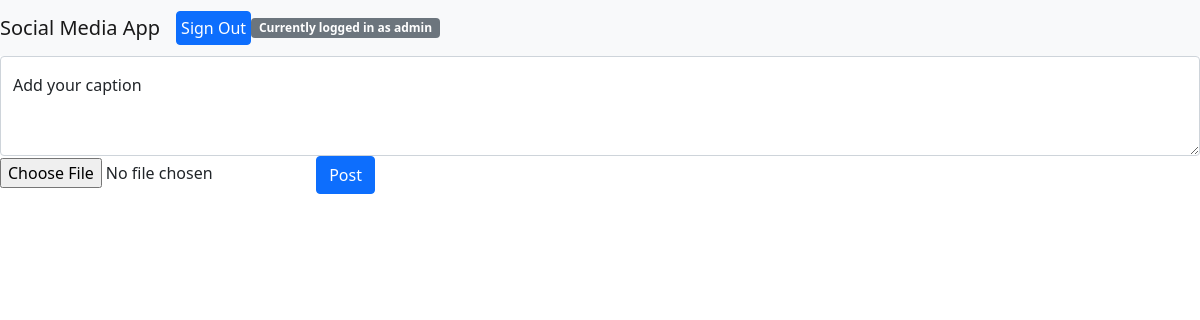
Before: / (signed in) with the older database file.
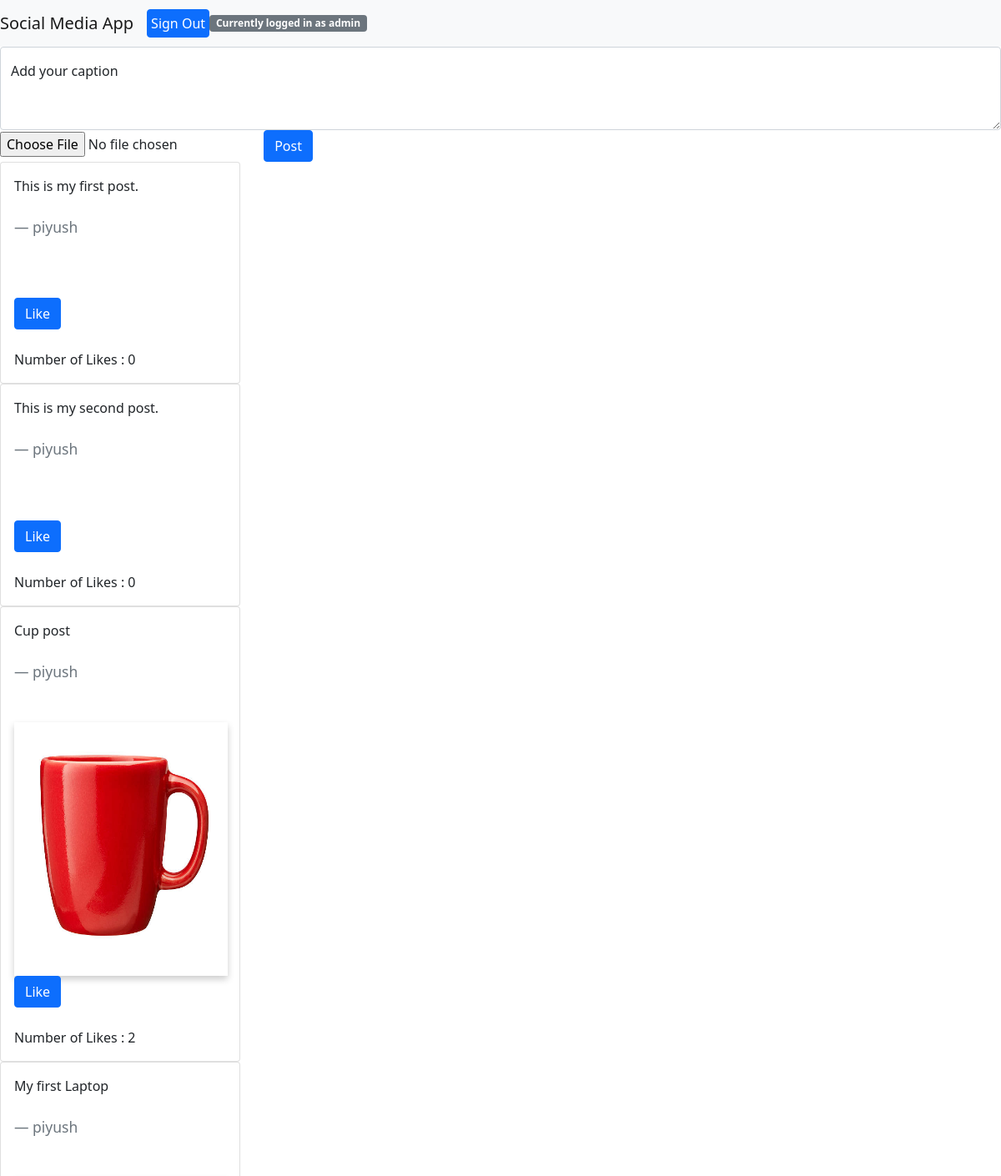
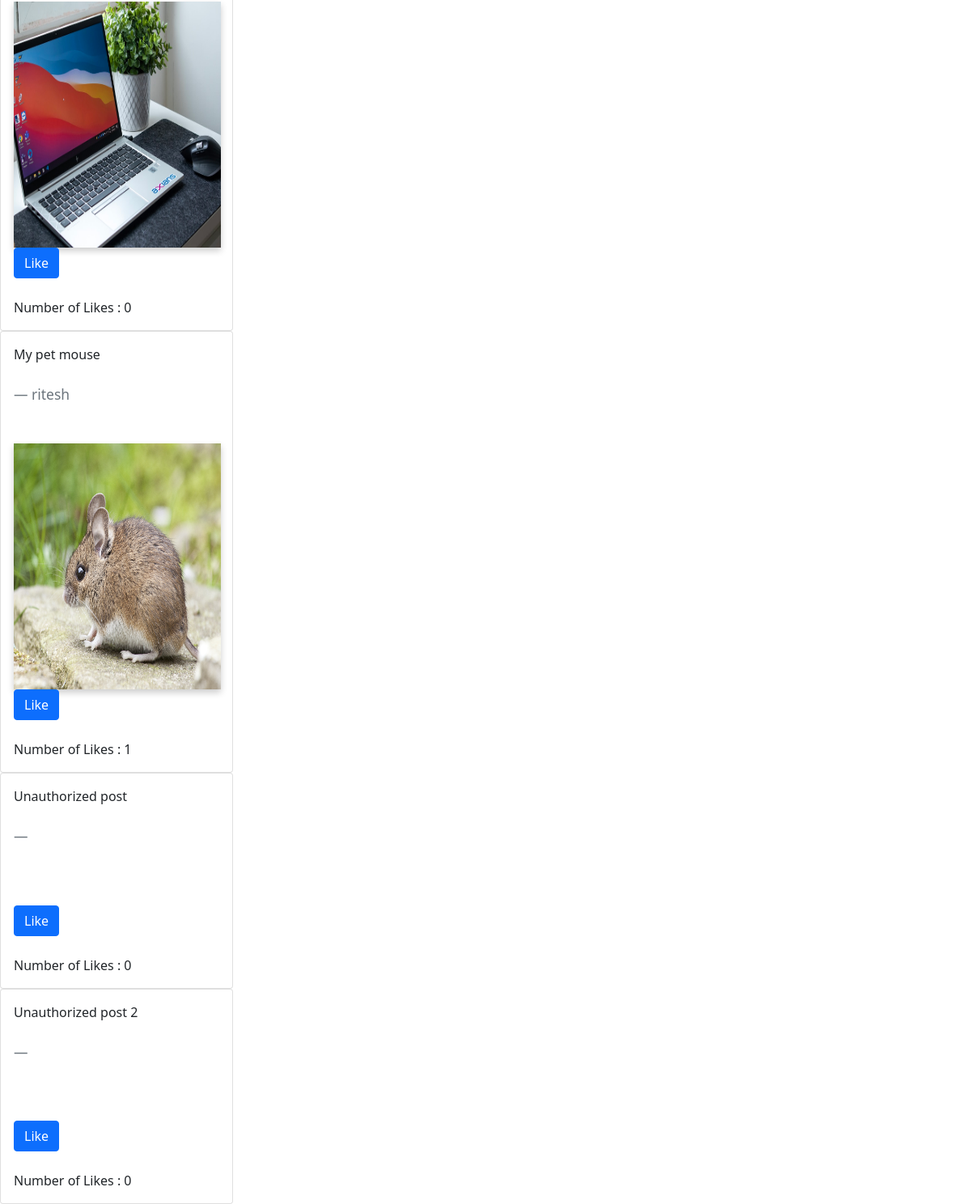
After: the same page with the newer database file (2 pictures, top to bottom).
### media_app/models/posts.py (models this page shows)
class Post(MetaInfo):
    user = models.ForeignKey(User, related_name='post',
                             on_delete=models.CASCADE, null=True)
    caption = models.TextField()
    image = models.ImageField(blank=True, null=True)
    class Meta:
        db_table = "post"

### media_app/views/auth_views.py (the view)
# urls.py: path('', auth_views.index, name='media_app_index')
def index(request):
    page_name = "index.html"
    user_posts = Post.objects.all()
    return render(request, page_name, {'user_posts': user_posts})

### media_app/templates/index.html (shortened to what this page needs)
{% extends 'base.html' %}
{% block content %}
    {% if not request.user.is_authenticated %}
        <h1>Sorry, you need to be authenticated to add a post.</h1>
    {% else %}
        <form method="POST" action={% url 'media_app_post' %} enctype="multipart/form-data">
            <div class="form-floating">
                <textarea class="form-control" placeholder="Leave a caption here" id="floatingTextarea2" style="height: 100px" name="caption"></textarea>
                <label for="floatingTextarea2">Add your caption</label>
                <input type="file" name="image_upload" accept=".jpg,.png,.jpeg" >
                <button type="submit" class="btn btn-primary">Post</button>
            </div>
        </form>
        {% for post in user_posts %}
            <div class="card" style="width: 18rem;">
                <div class="card-body">
                    <p class="card-text">{{post.caption}}</p>
                    <br>
                    <blockquote class="blockquote mb-0">
                      <footer class="blockquote-footer">{{post.user.username}}</footer>
                    </blockquote>
                    <br>
                    <br>
                    {% if post.image and post.image.url  %}
                        <img src={{post.image.url}} style="box-shadow: 0 4px 8px 0 rgba(0,0,0,0.2);
                        transition: 0.3s;
                        width: 16rem;
                        height: 19rem;" />
                    {% endif %}
                    <br>
                    {% if request.user.id != post.user.id %}
                        <form action="{% url 'media_app_post_like' post.id %}" method="GET">
                            <button type="submit" class="btn btn-primary">Like</button>
                        </form>
                    {% endif %}
                    <br>
                    Number of Likes : {{post.like_post.count}}
                </div>
            </div>
        {% endfor %}
    {% endif %}
{% endblock %}

Changed rows visible on the page:
added Post: caption "This is my first post.", user.username "piyush", shows "Like", like_post.count "0"
added Post: caption "This is my second post.", user.username "piyush", shows "Like", like_post.count "0"
added Post: caption "Cup post", user.username "piyush", image (picture), shows "Like", like_post.count "2"
added Post: caption "My first Laptop", user.username "piyush", image (picture), shows "Like", like_post.count "0"
added Post: caption "My pet mouse", user.username "ritesh", image (picture), shows "Like", like_post.count "1"
added Post: caption "Unauthorized post", shows "Like", like_post.count "0"
added Post: caption "Unauthorized post 2", shows "Like", like_post.count "0"
